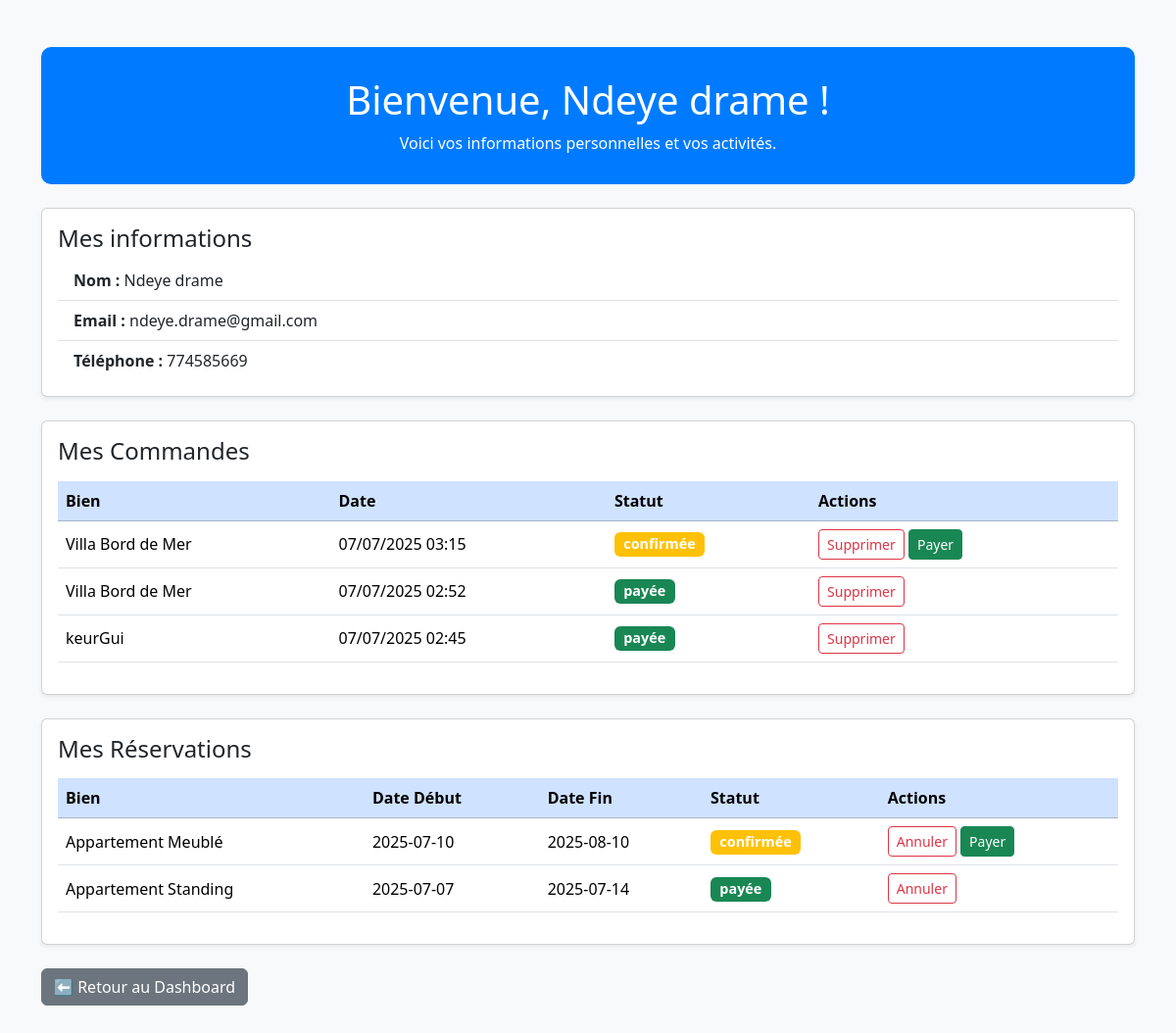
The page /profile.php (signed in) on the database its author committed.
### tables this page shows
CREATE TABLE `clients` (
  `id` int(11) NOT NULL,
  `nom` varchar(100) NOT NULL,
  `email` varchar(150) NOT NULL,
  `telephone` varchar(20) DEFAULT NULL,
  `mot_de_passe` varchar(255) DEFAULT NULL,
  `date_inscription` datetime DEFAULT current_timestamp()
);

CREATE TABLE `commandes` (
  `id` int(11) NOT NULL,
  `client_id` int(11) DEFAULT NULL,
  `bien_id` int(11) DEFAULT NULL,
  `date_commande` datetime DEFAULT current_timestamp(),
  `statut` enum('en_attente','confirmée','payée','annulée') NOT NULL DEFAULT 'en_attente'
);

CREATE TABLE `biens` (
  `id` int(11) NOT NULL,
  `titre` varchar(255) NOT NULL,
  `description` text DEFAULT NULL,
  `type` enum('villa','appartement','terrain') NOT NULL,
  `statut` enum('vente','location') NOT NULL,
  `prix` decimal(12,2) NOT NULL,
  `adresse` varchar(255) DEFAULT NULL,
  `image_principale` varchar(255) DEFAULT NULL,
  `autres_images` text DEFAULT NULL,
  `date_publication` datetime DEFAULT current_timestamp()
);

CREATE TABLE `reservations` (
  `id` int(11) NOT NULL,
  `client_id` int(11) DEFAULT NULL,
  `bien_id` int(11) DEFAULT NULL,
  `date_reservation` datetime DEFAULT current_timestamp(),
  `statut` enum('en_attente','confirmée','payée','annulée') NOT NULL DEFAULT 'en_attente',
  `date_debut` date DEFAULT NULL,
  `date_fin` date DEFAULT NULL
);

### profile.php (the view, shortened to what this page needs)
<?php
require_once 'config.php';
$client_id = $_SESSION['client_id'];
$stmt = $pdo->prepare("SELECT * FROM clients WHERE id = ?");
$stmt->execute([$client_id]);
$client = $stmt->fetch();
$stmt = $pdo->prepare("
    SELECT co.*, b.titre
    FROM commandes co
    JOIN biens b ON co.bien_id = b.id
    WHERE co.client_id = ?
    ORDER BY co.date_commande DESC
");
$stmt->execute([$client_id]);
$commandes = $stmt->fetchAll();
$stmt = $pdo->prepare("
    SELECT re.*, b.titre
    FROM reservations re
    JOIN biens b ON re.bien_id = b.id
    WHERE re.client_id = ?
    ORDER BY re.date_reservation DESC
");
$stmt->execute([$client_id]);
$reservations = $stmt->fetchAll();
?>
<!DOCTYPE html>
<html lang="fr">
<head>
  <link href="https://cdn.jsdelivr.net/npm/bootstrap@5.3.3/dist/css/bootstrap.min.css" rel="stylesheet">
</head>
<body>
<div class="container my-5">
  <div class="profile-header mb-4 text-center">
    <h1 class="mb-2">Bienvenue, <?= htmlspecialchars($client['nom']); ?> !</h1>
    <p class="mb-0">Voici vos informations personnelles et vos activités.</p>
  </div>
  <div class="card mb-4 shadow-sm">
    <div class="card-body">
      <h4 class="card-title">Mes informations</h4>
      <ul class="list-group list-group-flush">
        <li class="list-group-item"><strong>Nom :</strong> <?= htmlspecialchars($client['nom']); ?></li>
        <li class="list-group-item"><strong>Email :</strong> <?= htmlspecialchars($client['email']); ?></li>
        <li class="list-group-item"><strong>Téléphone :</strong> <?= htmlspecialchars($client['telephone']); ?></li>
      </ul>
    </div>
  </div>
  <div class="card mb-4 shadow-sm">
    <div class="card-body">
      <h4 class="card-title mb-3">Mes Commandes</h4>
      <?php if ($commandes): ?>
        <div class="table-responsive">
          <table class="table table-hover align-middle">
            <thead class="table-primary">
              <tr>
                <th>Bien</th>
                <th>Date</th>
                <th>Statut</th>
                <th>Actions</th>
              </tr>
            </thead>
            <tbody>
            <?php foreach ($commandes as $commande): ?>
              <tr>
                <td><?= htmlspecialchars($commande['titre']); ?></td>
                <td><?= date('d/m/Y H:i', strtotime($commande['date_commande'])); ?></td>
                <td>
                  <?php
                    $s = $commande['statut'];
                    $badge = match($s) {
                      'en_attente' => 'primary',
                      'confirmée'  => 'warning',
                      'payée'      => 'success',
                      'annulée'    => 'danger',
                      default      => 'secondary'
                    };
                  ?>
                  <span class="badge bg-<?= $badge; ?>"><?= htmlspecialchars($s); ?></span>
                </td>
                <td>
                  <a href="profile.php?delete_commande=<?= $commande['id']; ?>"
                     onclick="return confirm('Supprimer cette commande ?')"
                     class="btn btn-sm btn-outline-danger">Supprimer</a>
                  <?php if ($s === 'confirmée'): ?>
                    <a href="payer_commande.php?id=<?= $commande['id']; ?>" class="btn btn-sm btn-success">Payer</a>
                  <?php endif; ?>
                </td>
              </tr>
            <?php endforeach; ?>
            </tbody>
          </table>
        </div>
      <?php else: ?>
        <p class="text-muted">Aucune commande enregistrée.</p>
      <?php endif; ?>
    </div>
  </div>
  <div class="card mb-4 shadow-sm">
    <div class="card-body">
      <h4 class="card-title mb-3">Mes Réservations</h4>
      <?php if ($reservations): ?>
        <div class="table-responsive">
          <table class="table table-hover align-middle">
            <thead class="table-primary">
              <tr>
                <th>Bien</th>
                <th>Date Début</th>
                <th>Date Fin</th>
                <th>Statut</th>
                <th>Actions</th>
              </tr>
            </thead>
            <tbody>
            <?php foreach ($reservations as $reservation): ?>
              <tr>
                <td><?= htmlspecialchars($reservation['titre']); ?></td>
                <td><?= htmlspecialchars($reservation['date_debut']); ?></td>
                <td><?= htmlspecialchars($reservation['date_fin']); ?></td>
                <td>
                  <?php
                    $s = $reservation['statut'];
                    $badge = match($s) {
                      'en_attente' => 'primary',
                      'confirmée'  => 'warning',
                      'payée'      => 'success',
                      'annulée'    => 'danger',
                      default      => 'secondary'
                    };
                  ?>
                  <span class="badge bg-<?= $badge; ?>"><?= htmlspecialchars($s); ?></span>
                </td>
                <td>
                  <a href="profile.php?delete_reservation=<?= $reservation['id']; ?>"
                     onclick="return confirm('Annuler cette réservation ?')"
                     class="btn btn-sm btn-outline-danger">Annuler</a>
                  <?php if ($s === 'confirmée'): ?>
                    <a href="payer_reservation.php?id=<?= $reservation['id']; ?>" class="btn btn-sm btn-success">Payer</a>
                  <?php endif; ?>
                </td>
              </tr>
            <?php endforeach; ?>
            </tbody>
          </table>
        </div>
      <?php else: ?>
        <p class="text-muted">Aucune réservation enregistrée.</p>
      <?php endif; ?>
    </div>
  </div>
  <a href="dashboard.php" class="btn btn-secondary">⬅ Retour au Dashboard</a>
</div>
</body>
</html>

### profile.php (style rules this page uses)
body { background: #f8f9fa; }
.profile-header { background: #007bff; color: #fff; padding: 30px 20px; border-radius: 10px; }
.table th, .table td { vertical-align: middle; }
.badge { font-size: 0.9em; }

### rows shown on the page
clients: nom "Ndeye drame", email "ndeye.drame@gmail.com", telephone "774585669"
commandes: bien.titre "Villa Bord de Mer", date_commande "07/07/2025 03:15", statut "confirmée"
commandes: bien.titre "Villa Bord de Mer", date_commande "07/07/2025 02:52", statut "payée"
commandes: bien.titre "keurGui", date_commande "07/07/2025 02:45", statut "payée"
reservations: bien.titre "Appartement Meublé", date_debut "2025-07-10", date_fin "2025-08-10", statut "confirmée"
reservations: bien.titre "Appartement Standing", date_debut "2025-07-07", date_fin "2025-07-14", statut "payée"
